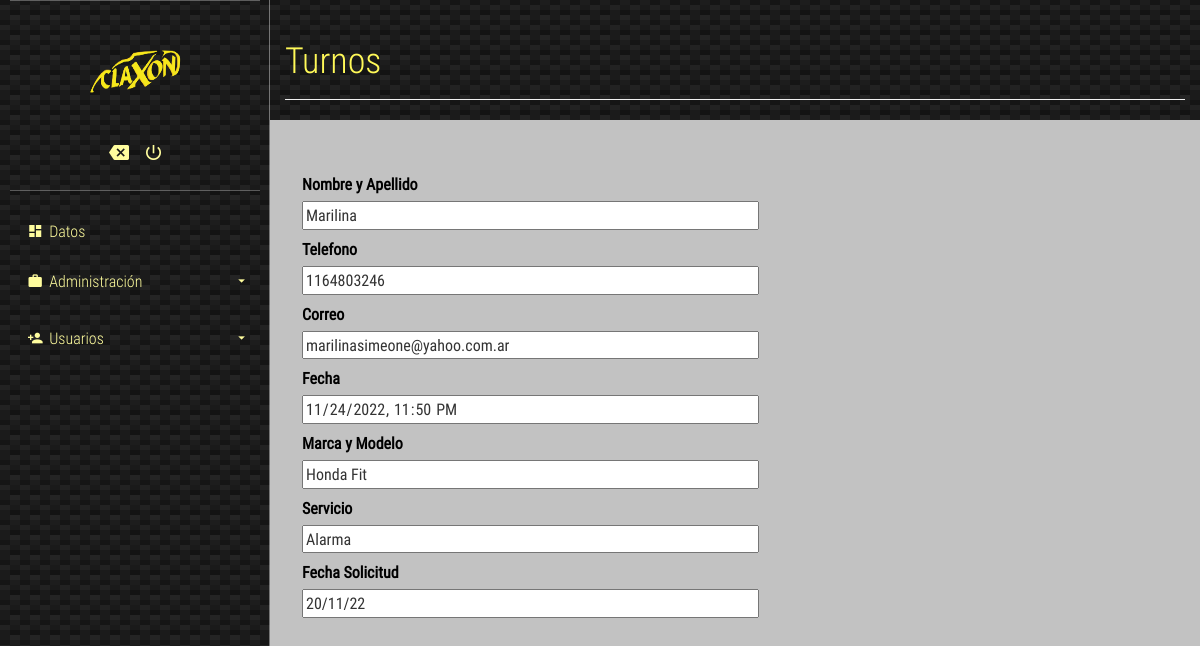
Before: /verTurnos.php with the older database file.
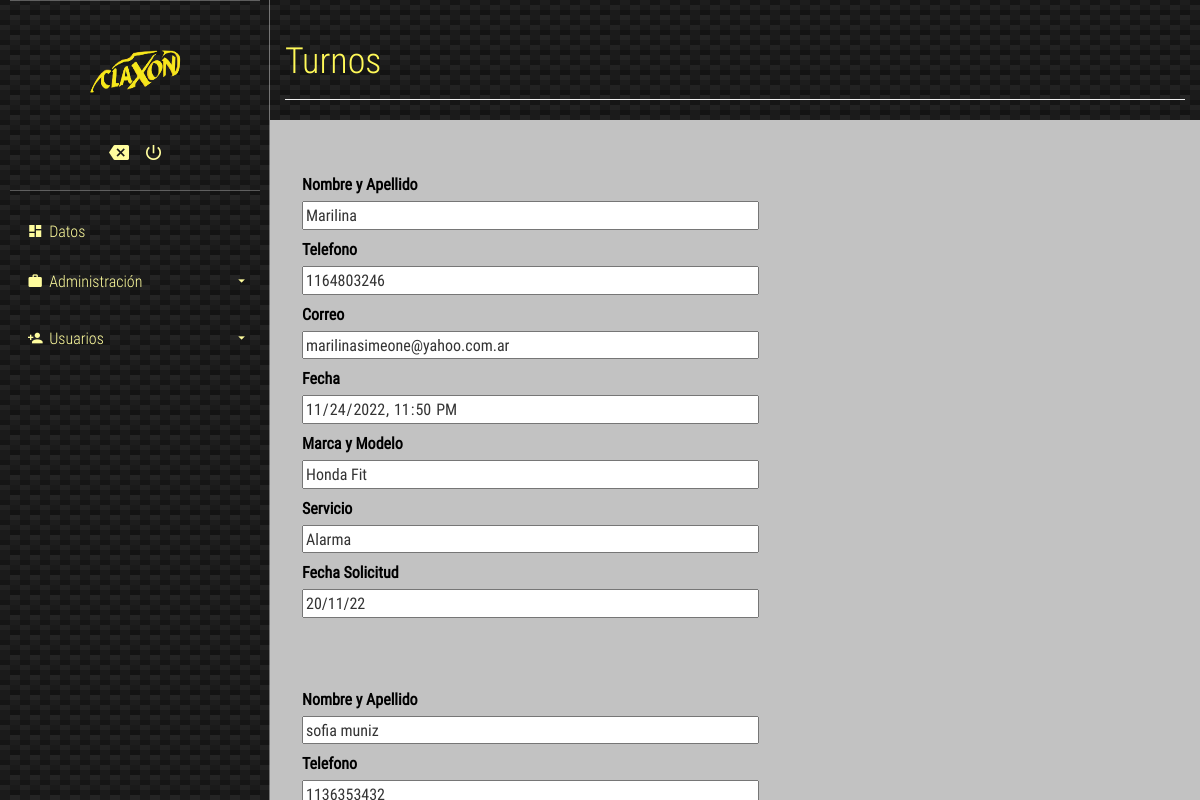
After: the same page with the newer database file.
### tables this page shows
CREATE TABLE `turnos` (
  `Nombre` varchar(200) NOT NULL,
  `Telefono` int(11) NOT NULL,
  `id` int(11) NOT NULL,
  `Correo` varchar(200) NOT NULL,
  `Fecha_Hora` datetime NOT NULL,
  `Marca_Modelo` varchar(100) NOT NULL,
  `Servicio` varchar(100) NOT NULL,
  `Fecha_Solicitud` varchar(15) NOT NULL
);

### verTurnos.php (the view, shortened to what this page needs)
<head>
	<link rel="stylesheet" href="./css/main.css">
</head>
<body>
	<section class="full-box cover dashboard-sideBar">
		<div class="full-box dashboard-sideBar-ct">
			<div class="full-box dashboard-sideBar-UserInfo">
				<figure class="full-box">
				<img src="claxon2.png" alt="UserIcon">
				</figure>
				<ul class="full-box list-unstyled text-center">
					<li>
						<a href="index.php">
							<i class="zmdi zmdi-tag-close"></i>
						</a>
					</li>
					<li>
						<a href="logout.php" class="btn-exit-system">
							<i class="zmdi zmdi-power"></i>
						</a>
					</li>
				</ul>
			</div>
			<ul class="list-unstyled full-box dashboard-sideBar-Menu">
				<li>
					<a href="home.php">
						<i class="zmdi zmdi-view-dashboard zmdi-hc-fw"></i> Datos
					</a>
				</li>
				<li>
					<a class="btn-sideBar-SubMenu">
						<i class="zmdi zmdi-case zmdi-hc-fw"></i> Administración <i class="zmdi zmdi-caret-down pull-right"></i>
					</a>
					<ul class="list-unstyled full-box">
					</ul>
				</li>
				<li>
					<a class="btn-sideBar-SubMenu">
						<i class="zmdi zmdi-account-add zmdi-hc-fw"></i> Usuarios <i class="zmdi zmdi-caret-down pull-right"></i>
					</a>
					<ul class="list-unstyled full-box">
					</ul>
				</li>
			</ul>
		</div>
	</section>
	<section class="full-box dashboard-contentPage">
		<div class="container-fluid">
			<div class="page-header">
			  <h1 class="text-titles">Turnos</h1>
			</div>
		</div>
		<?php
	include("conexion.php");
  $query = "SELECT nombre, telefono, correo, fecha_hora, marca_modelo, servicio, fecha_solicitud FROM turnos";
        $resultado = $conexion->query($query);
        while ($row = $resultado -> fetch_assoc()) {
            ?>
            <form class="articulo" class="post" method="post">
				    <br><br/>
				<div class="row">
					<label for="nombres" class="labelRow"><b>Nombre y Apellido</b></label>
					<input class="controls" readonly="readonly" type="text" name="nombres" id="nombres" placeholder="Nombre y Apellido" value= "<?php echo $row['nombre'] ?>">
				</div>
				<div class="row">
					<label for="Telefono" class="labelRow"><b>Telefono</b></label>
        	<input class="controls" readonly="readonly" type="phone" name="Telefono" id="Telefono" placeholder="Telefono" value= "<?php echo $row['telefono'] ?>">
				</div>
				<div class="row">
					<label for="correo" class="labelRow"><b>Correo</b></label>
          <input class="controls" readonly="readonly" type="email" name="correo" id="correo" placeholder="Correo" value= "<?php echo $row['correo'] ?>">
				</div>
				<div class="row">
          <label for="fecha" class="labelRow"><b>Fecha</b></label>
		      <input class="controls" readonly="readonly" type="datetime-local" name="fecha" id="fecha" value= "<?php echo $row['fecha_hora'] ?>">
				</div>
				<div class="row">
          <label for="datosauto" class="labelRow"><b>Marca y Modelo</b></label>
		      <input class="controls" readonly="readonly" type="text" name="datosauto" id="datosauto" placeholder="Marca y Modelo" value= "<?php echo $row['marca_modelo'] ?>">
		    </div>
        <div class="row">
           <label for="text" class="labelRow"><b>Servicio</b></label>
		       <input class="controls" readonly="readonly" type="text" name="servicio" id="servicio" placeholder="Servicio" value= "<?php echo $row['servicio'] ?>">
		    </div>
         <div class="row">
          <label for="fechasolicitud" class="labelRow"><b>Fecha Solicitud</b></label>
          <input class="controls" readonly="readonly" type="datetime" name="fechasolicitud" id="fechasolicitud" placeholder="Fecha Solicitud" value= "<?php echo $row['fecha_solicitud'] ?>">
        </div>
            </form>
            <?php
         }
         ?>
	</section>
</body>
</html>

Changed rows visible on the page:
added turnos: nombres "sofia muniz", Telefono "1136353432"
